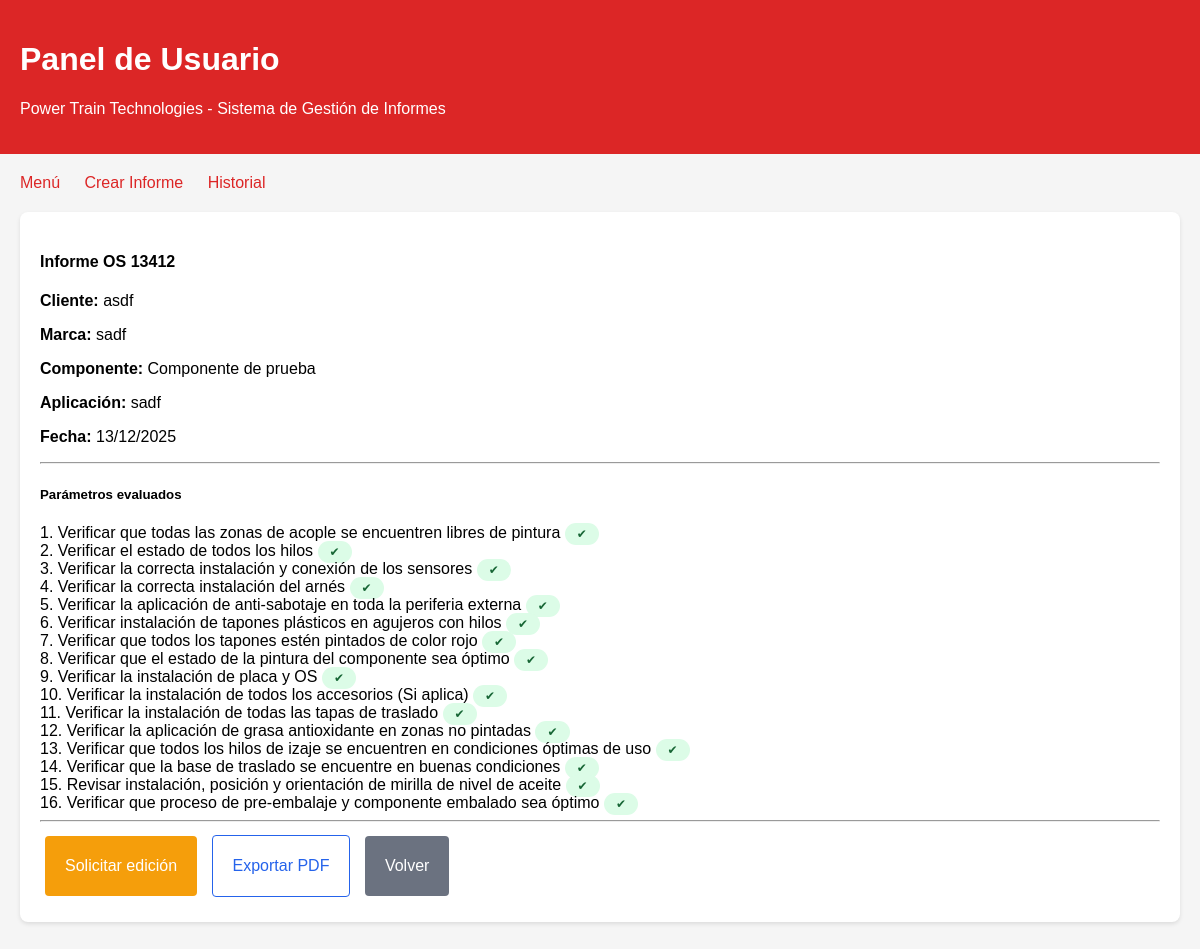
The page /ver/3/ (signed in) on the database its author committed.
### admin_panel/models.py (models this page shows, shortened)
class Informe(models.Model):
    numero_os = models.CharField(max_length=50)
    marca = models.CharField(max_length=100)
    componente = models.ForeignKey(
    Componente,
    on_delete=models.PROTECT
    )
    cliente = models.CharField(max_length=200)
    aplicacion = models.CharField(max_length=100)
    autor = models.ForeignKey(
        settings.AUTH_USER_MODEL,
        on_delete=models.CASCADE,
        related_name="informes_creados"
    )
    inspector = models.ForeignKey(
        settings.AUTH_USER_MODEL,
        on_delete=models.CASCADE,
        related_name="informes_inspeccionados",
        null=True,
        blank=True
    )
    fecha_creacion = models.DateTimeField(auto_now_add=True)

class Componente(models.Model):
    nombre = models.CharField(max_length=100, unique=True)
    activo = models.BooleanField(default=True)
    def __str__(self):
        return self.nombre

class RespuestaParametro(models.Model):
    informe = models.ForeignKey(Informe, on_delete=models.CASCADE, related_name='respuestas')
    parametro_obligatorio = models.ForeignKey(
        ParametroObligatorio,
        on_delete=models.CASCADE,
        null=True,
        blank=True
    )
    parametro_opcional = models.ForeignKey(
        ParametroOpcional,
        on_delete=models.CASCADE,
        null=True,
        blank=True
    )
    aprobado = models.BooleanField(default=False)

class ParametroObligatorio(models.Model):
    numero = models.IntegerField(unique=True)
    descripcion = models.TextField()
    activo = models.BooleanField(default=True)
    class Meta:
        ordering = ['numero']

### user_panel/views.py (the view)
# urls.py: path('ver/<int:informe_id>/', views.ver_informe, name='ver_informe'),
@login_required
def ver_informe(request, informe_id):
    informe = get_object_or_404(
        Informe,
        id=informe_id,
        inspector=request.user
    )
    if SolicitudCambio.objects.filter(informe=informe, tipo='eliminacion', estado='pendiente').exists():
        messages.error(request, 'Este informe está en revisión y no se puede ver actualmente.')
        return redirect('historial')
    return render(request, 'user_panel/ver_informe.html', {
        'informe': informe
    })

### user_panel/templates/user_panel/ver_informe.html (shortened to what this page needs)
{% extends "user_panel/base.html" %}
{% block content %}
<div class="card">
<h4>Informe OS {{ informe.numero_os }}</h4>
<p><strong>Cliente:</strong> {{ informe.cliente }}</p>
<p><strong>Marca:</strong> {{ informe.marca }}</p>
<p><strong>Componente:</strong> {{ informe.componente }}</p>
<p><strong>Aplicación:</strong> {{ informe.aplicacion }}</p>
<p><strong>Fecha:</strong> {{ informe.fecha_creacion|date:"d/m/Y" }}</p>
<hr>
<h5>Parámetros evaluados</h5>
{% for r in informe.respuestas.all %}
<div class="d-flex justify-content-between border-bottom py-1">
  <span>
    {% if r.parametro_obligatorio %}
      {{ r.parametro_obligatorio.numero }}.
      {{ r.parametro_obligatorio.descripcion }}
    {% else %}
      {{ r.parametro_opcional.descripcion }}
    {% endif %}
  </span>
    <span>
    {% if r.aprobado %}
      <span class="badge badge-success">✔</span>
    {% else %}
      <span class="badge badge-danger">✘</span>
    {% endif %}
  </span>
</div>
{% empty %}
<p>No hay parámetros registrados.</p>
{% endfor %}
<hr>
<div class="mt-3 d-flex gap-2 flex-wrap">
  <a href="{% url 'solicitar_edicion' informe.id %}" class="btn btn-warning">
    Solicitar edición
  </a>
  <a href="{% url 'ver_informe_pdf' informe.id %}" class="btn btn-outline-primary">
    Exportar PDF
  </a>
  <a href="{% url 'historial' %}" class="btn btn-secondary">
    Volver
  </a>
</div>
</div>
{% endblock %}

### user_panel/templates/user_panel/base.html (style rules this page uses)
body { font-family: Arial, sans-serif; margin: 0; padding: 20px; background: #f5f5f5; }
.card { background: white; padding: 20px; margin: 20px 0; border-radius: 8px; box-shadow: 0 2px 4px rgba(0,0,0,0.1); }
.btn { background: #dc2626; color: white; padding: 10px 20px; text-decoration: none; border-radius: 4px; display: inline-flex; align-items: center; justify-content: center; text-align: center; gap: 8px; margin: 5px; border: none; cursor: pointer; font-size: 16px; min-height: 40px; }
.btn-secondary { background: #6b7280; }
.btn-warning { background: #f59e0b; }
.btn-outline-primary { background: transparent; color: #2563eb; border: 1px solid #2563eb; }
.badge { padding: 4px 12px; border-radius: 20px; font-size: 12px; }
.badge-success { background: #dcfce7; color: #166534; }

### rows shown on the page
Informe: numero_os "13412", cliente "asdf", marca "sadf", componente "Componente de prueba", aplicacion "sadf", fecha_creacion "13/12/2025"
RespuestaParametro: parametro_obligatorio.numero "1", parametro_obligatorio.descripcion "Verificar que todas las zonas de acople se encuentren libres de pintura"
RespuestaParametro: parametro_obligatorio.numero "2", parametro_obligatorio.descripcion "Verificar el estado de todos los hilos"
RespuestaParametro: parametro_obligatorio.numero "3", parametro_obligatorio.descripcion "Verificar la correcta instalación y conexión de los sensores"
RespuestaParametro: parametro_obligatorio.numero "4", parametro_obligatorio.descripcion "Verificar la correcta instalación del arnés"
RespuestaParametro: parametro_obligatorio.numero "5", parametro_obligatorio.descripcion "Verificar la aplicación de anti-sabotaje en toda la periferia externa"
RespuestaParametro: parametro_obligatorio.numero "6", parametro_obligatorio.descripcion "Verificar instalación de tapones plásticos en agujeros con hilos"
RespuestaParametro: parametro_obligatorio.numero "7", parametro_obligatorio.descripcion "Verificar que todos los tapones estén pintados de color rojo"
RespuestaParametro: parametro_obligatorio.numero "8", parametro_obligatorio.descripcion "Verificar que el estado de la pintura del componente sea óptimo"
RespuestaParametro: parametro_obligatorio.numero "9", parametro_obligatorio.descripcion "Verificar la instalación de placa y OS"
RespuestaParametro: parametro_obligatorio.numero "10", parametro_obligatorio.descripcion "Verificar la instalación de todos los accesorios (Si aplica)"
RespuestaParametro: parametro_obligatorio.numero "11", parametro_obligatorio.descripcion "Verificar la instalación de todas las tapas de traslado"
RespuestaParametro: parametro_obligatorio.numero "12", parametro_obligatorio.descripcion "Verificar la aplicación de grasa antioxidante en zonas no pintadas"
RespuestaParametro: parametro_obligatorio.numero "13", parametro_obligatorio.descripcion "Verificar que todos los hilos de izaje se encuentren en condiciones óptimas de uso"
RespuestaParametro: parametro_obligatorio.numero "14", parametro_obligatorio.descripcion "Verificar que la base de traslado se encuentre en buenas condiciones"
RespuestaParametro: parametro_obligatorio.numero "15", parametro_obligatorio.descripcion "Revisar instalación, posición y orientación de mirilla de nivel de aceite"
RespuestaParametro: parametro_obligatorio.numero "16", parametro_obligatorio.descripcion "Verificar que proceso de pre-embalaje y componente embalado sea óptimo"
